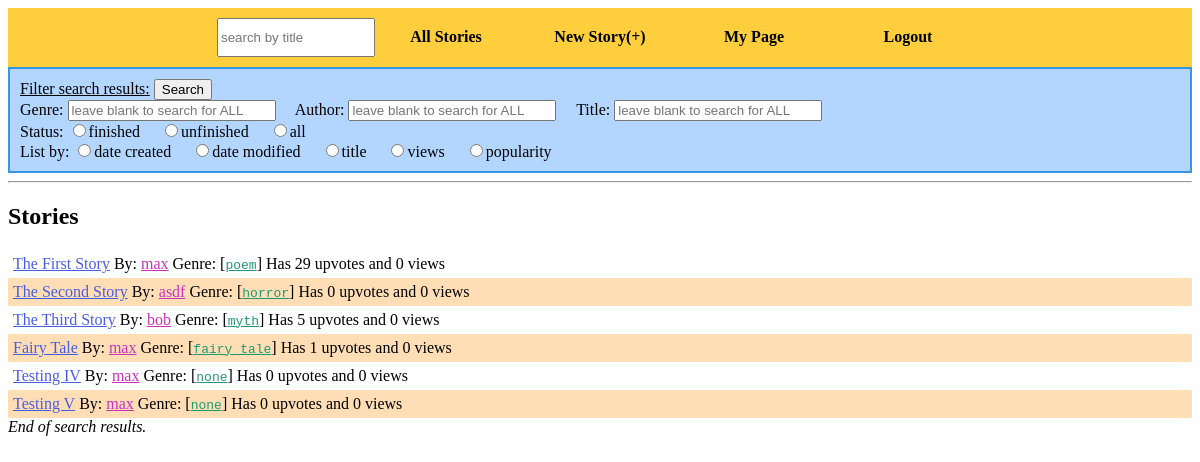
The app's page /stories, older data.
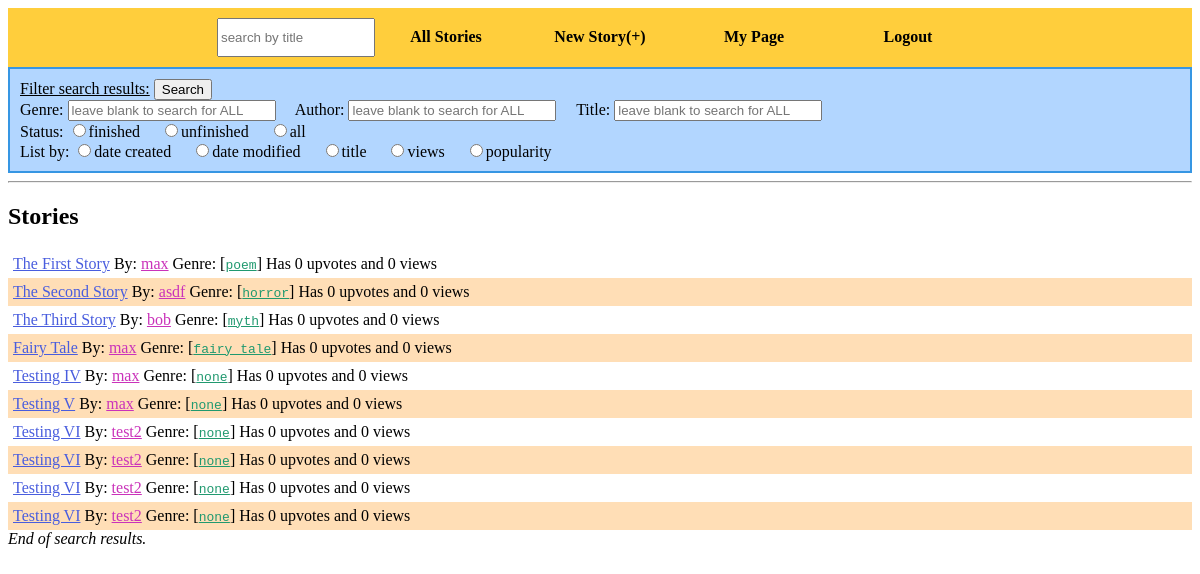
The same page, newer data.
### tables this page shows
CREATE TABLE stories (title TEXT, creator TEXT, id INTERGER PRIMARY KEY, genre TEXT, word_limit INTEGER, cooldown INTEGER, contributions INTEGER, finished BOOLEAN, likes INTEGER, views INTEGER);

### ourStory.py (the view)
@app.route('/stories')
def stories_route():
    return render_template("list.html", page_title="Stories", listStories=search.getAllStories())

### util/search.py (called while the page is built)
def getAllStories():
    db = sqlite3.connect(db_name)
    c = db.cursor()
    list_of_tuples = c.execute("SELECT id, title, creator, genre, finished, likes, views, contributions FROM stories;").fetchall()
    list_of_stories = []
    for story in list_of_tuples:
        story = tuple_to_dictionary(story, ['id', 'title', 'author', 'genre', 'finished', 'popularity', 'views', 'contributions'])
        story["modified"] = c.execute("SELECT timestamp FROM story_0;").fetchall()[-1][0]
        list_of_stories.append(story)
    db.close()
    return list_of_stories

def tuple_to_dictionary(tuuple, list_of_keys):
    d = {} #the dictionary
    index = 0 #the column index
    while index < len(tuuple):
        d[ list_of_keys[index] ] = tuuple[index]
        index += 1
    return d

### templates/list.html (shortened to what this page needs)
{% extends "base.html" %}
{% block body %}
<div class="form">
    <form method="GET" action="/search">
        <u>Filter search results:</u> <input type="submit" value="Search"> <br>
        Genre: <input type="text" name="genre" placeholder="leave blank to search for ALL">&nbsp;&nbsp;&nbsp;&nbsp;
        Author: <input type="text" name="by" placeholder="leave blank to search for ALL">&nbsp;&nbsp;&nbsp;&nbsp;
        Title: <input type="text" name="q" placeholder="leave blank to search for ALL"><br>
        Status: <input type="radio" name="status" value="finished">finished&nbsp;&nbsp;&nbsp;&nbsp; <input type="radio" name="status" value="unfinished">unfinished&nbsp;&nbsp;&nbsp;&nbsp; <input type="radio" name="status" value="all">all<br>
        List by: <input type="radio" name="sort" value="c">date created&nbsp;&nbsp;&nbsp;&nbsp; <input type="radio" name="sort" value="d">date modified&nbsp;&nbsp;&nbsp;&nbsp; <input type="radio" name="sort" value="a">title&nbsp;&nbsp;&nbsp;&nbsp; <input type="radio" name="sort" value="v">views&nbsp;&nbsp;&nbsp;&nbsp; <input type="radio" name="sort" value="p">popularity<br>
    </form>
</div>
<div id="results">
    <hr/>
    <h2>Stories</h2>
    <div id="stories" class="list">
    {% for story in listStories %}
        {% set id = story["id"] %}
        {% set who = story["author"] %}
        {% set genre = story["genre"] %}
        <div>
        <a class="storyLink" href="/story?id={{id}}">{{ story["title"] }}</a>
        By: <a class="userLink" href="/user?id={{who}}">{{ who }}</a>
        Genre: [<a class="genre" href="/search?genre={{genre}}">{{ genre }}</a>]
        Has {{ story["popularity"] }} upvotes and {{ story["views"] }} views
        </div>
    {% endfor %}
    <i>End of search results.</i>
    </div>
</div>
{% endblock %}

### templates/base.html (shortened to what this page needs)
<!DOCTYPE html>
<html>
<head>
    <link rel="stylesheet" type="text/css" href="/static/storyStylesheet.css">
</head>
<body>
    <div id="menu_container">
        <ul>
	    <li><form method="GET" action="/search"><input type="text" name="q" placeholder="search by title"></form></li>
	    <li><a href="/stories">All Stories</a></li>
	    <li><a href="/create">New Story(+)</a></li>
	    <li><a href="/user">My Page</a></li>
	    <li><a href="/logout">Logout</a></li>
	</ul>
    </div>
    {% block body %}
    {% endblock %}
</body>
</html>

### static/storyStylesheet.css (style rules this page uses)
form { padding: none; margin: 0; }
div.form { border-color: #3696E3; border-style: solid; border-width: 2px; background-color: #B2D6FF; padding: 10px; }
div.form input[type=text] { width: 200px; }
a.storyLink { color: #495DDE; font-family: 'Georgia', serif; }
a.userLink { color: #CA32BA; }
.genre { font-family: monospace; color: #20996F; }
div.list div:nth-child(even) { background-color: #FFDEB6; }
div.list div { padding: 5px; }

### templates/base.html (style rules this page uses)
#menu_container { top: 0px; text-align: center; background-color: #FFCE3C; padding: 0px; }
#menu_container ul { list-style-type: none; display: inline-block; padding: 0px; margin: 0px; }
#menu_container li { display: inline-block; }
#menu_container li * { display: inline-block; width: 150px; padding-top: 10px; padding-bottom: 10px; }
#menu_container li a { text-align: center; text-decoration: none; color: black; font-weight: bold; }

Row changes from the older to the newer data that the page shows:
added stories: title "Testing VI", listStories "test2", listStories "none"
added stories: title "Testing VI", listStories "test2", listStories "none"
added stories: title "Testing VI", listStories "test2", listStories "none"
added stories: title "Testing VI", listStories "test2", listStories "none"
Text that changed along with them:
new list line: "The First Story max poem"
new list line: "By: Genre: [ ] Has 0 upvotes and 0 views"
new list line: "The Third Story bob myth"
new list line: "Fairy Tale max fairy_tale"
list line gone: "The First Story max poem"
list line gone: "By: Genre: [ ] Has 29 upvotes and 0 views"
list line gone: "The Third Story bob myth"
list line gone: "By: Genre: [ ] Has 5 upvotes and 0 views"
list line gone: "Fairy Tale max fairy_tale"
list line gone: "By: Genre: [ ] Has 1 upvotes and 0 views"
